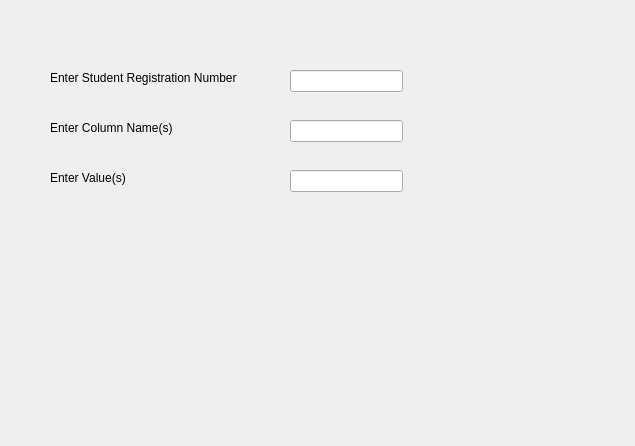
<?xml version="1.0" encoding="UTF-8"?>
<ui version="4.0">
 <class>Dialog</class>
 <widget class="QDialog" name="Dialog">
  <property name="geometry">
   <rect>
    <x>0</x>
    <y>0</y>
    <width>635</width>
    <height>446</height>
   </rect>
  </property>
  <property name="windowTitle">
   <string>Dialog</string>
  </property>
  <widget class="QLabel" name="label">
   <property name="geometry">
    <rect>
     <x>50</x>
     <y>70</y>
     <width>231</width>
     <height>16</height>
    </rect>
   </property>
   <property name="font">
    <font>
     <pointsize>9</pointsize>
    </font>
   </property>
   <property name="text">
    <string>Enter Student Registration Number</string>
   </property>
  </widget>
  <widget class="QLabel" name="label_2">
   <property name="geometry">
    <rect>
     <x>50</x>
     <y>120</y>
     <width>131</width>
     <height>16</height>
    </rect>
   </property>
   <property name="font">
    <font>
     <pointsize>9</pointsize>
    </font>
   </property>
   <property name="text">
    <string>Enter Column Name(s)</string>
   </property>
  </widget>
  <widget class="QLabel" name="label_3">
   <property name="geometry">
    <rect>
     <x>50</x>
     <y>170</y>
     <width>101</width>
     <height>16</height>
    </rect>
   </property>
   <property name="font">
    <font>
     <pointsize>9</pointsize>
    </font>
   </property>
   <property name="text">
    <string>Enter Value(s)</string>
   </property>
  </widget>
  <widget class="QLineEdit" name="lineEdit">
   <property name="geometry">
    <rect>
     <x>290</x>
     <y>70</y>
     <width>113</width>
     <height>22</height>
    </rect>
   </property>
  </widget>
  <widget class="QLineEdit" name="lineEdit_2">
   <property name="geometry">
    <rect>
     <x>290</x>
     <y>120</y>
     <width>113</width>
     <height>22</height>
    </rect>
   </property>
  </widget>
  <widget class="QLineEdit" name="lineEdit_3">
   <property name="geometry">
    <rect>
     <x>290</x>
     <y>170</y>
     <width>113</width>
     <height>22</height>
    </rect>
   </property>
  </widget>
 </widget>
 <resources/>
 <connections/>
</ui>
